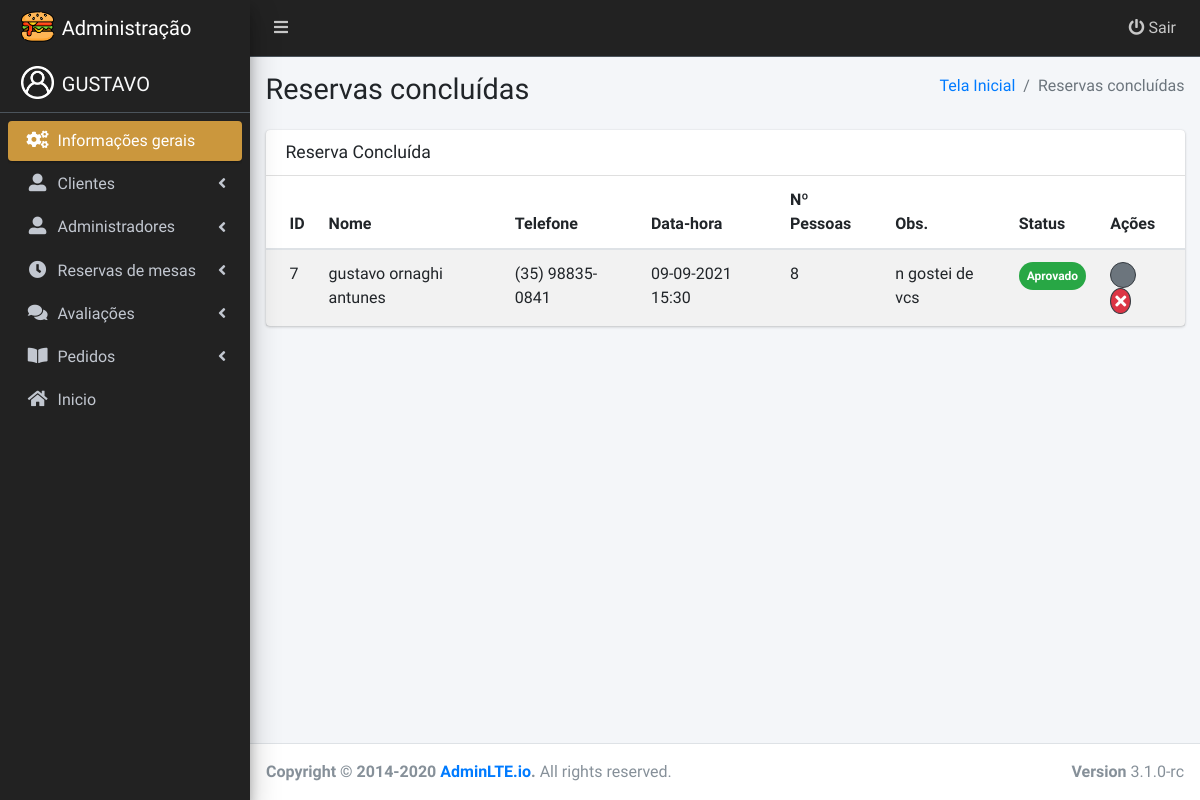
/view/admin/reservaConcluida.php (signed in), run on the app's committed database.
### tables this page shows
CREATE TABLE IF NOT EXISTS `usuario` (
  `id` int(11) NOT NULL AUTO_INCREMENT,
  `nome` varchar(45) NOT NULL,
  `email` varchar(45) NOT NULL,
  `senha` varchar(45) NOT NULL,
  `telefone` varchar(45) NOT NULL,
  PRIMARY KEY (`id`)
);

CREATE TABLE IF NOT EXISTS `reserva` (
  `id` int(11) NOT NULL AUTO_INCREMENT,
  `id_usuario` int(11) NOT NULL,
  `numero_pessoas` int(11) DEFAULT NULL,
  `observacao` varchar(50) DEFAULT NULL,
  `status` varchar(50) NOT NULL,
  `datahora` varchar(50) NOT NULL,
  PRIMARY KEY (`id`),
  KEY `FK_idUsuario` (`id_usuario`)
);

### model/Usuario.php (called while the page is built, shortened)
<?php
class Usuario{
    public function ListarLogado($id) {
        $sql = "SELECT * FROM usuario where id = '$id'";
        $conexao = new PDO('mysql:host=127.0.0.1;dbname=lanchonete2', 'root', '');
        $resultado = $conexao->query($sql);
        $lista = $resultado->fetch();
        return $lista;
    }
}
?>

### model/Reserva.php (called while the page is built, shortened)
<?php
	class Reserva{
		public function listarConcluida(){
			$sql = "SELECT reserva.id, reserva.numero_pessoas, reserva.observacao, reserva.datahora, reserva.status, usuario.nome, usuario.telefone FROM reserva INNER JOIN usuario ON reserva.id_usuario = usuario.id where reserva.status = 'Aprovado'";
			$conexao = new PDO('mysql:host=127.0.0.1;dbname=lanchonete2', 'root', '');
			$resultado = $conexao->query($sql);
			$lista = $resultado->fetchAll();
			return $lista;
		}
	}

### view/admin/reservaConcluida.php (the view, shortened to what this page needs)
<!DOCTYPE html>
<?php
  require_once '../../model/Reserva.php';
  $reserva = new Reserva();
  $lista = $reserva->listarConcluida();
  $logado = $_SESSION['usuario_logado'];
if ($logado == 1) {
  ?>
<html lang="en">
<head>
  <link rel="stylesheet" href="https://pro.fontawesome.com/releases/v5.2.0/css/all.css">
  <link rel="stylesheet" href="https://static.fontawesome.com/css/fontawesome-app.css">
  <link rel="stylesheet" href="dist/css/adminlte.min.css">
</head>
<body class="hold-transition sidebar-mini">
<div class="wrapper">
  <?php
    include("layout/navbar.php");
  ?>
  <?php
    include("layout/sidebar.php");
  ?>
  <div class="content-wrapper">
    <section class="content-header">
      <div class="container-fluid">
        <div class="row mb-2">
          <div class="col-sm-6">
            <h1>Reservas concluídas</h1>
          </div>
          <div class="col-sm-6">
            <ol class="breadcrumb float-sm-right">
              <li class="breadcrumb-item"><a href="index.php">Tela Inicial</a></li>
              <li class="breadcrumb-item active">Reservas concluídas</li>
            </ol>
          </div>
        </div>
      </div>
    </section>
     <section class="content">
      <div class="container-fluid">
        <div class="row">
          <div class="col-md-12">
            <div class="card">
              <div class="card-header">
                <h3 class="card-title">Reserva Concluída</h3>
              </div>
              <div class="card-body p-0">
                <table class="table table-striped">
                  <thead>
                    <tr>
                      <th style="width: 10px">ID</th>
                      <th>Nome</th>
                      <th>Telefone</th>
                      <th>Data-hora</th>
                      <th>Nº Pessoas</th>
                      <th>Obs.</th>
                      <th>Status</th>
                      <th>Ações</th>
                    </tr>
                  </thead>
                  <tbody>
                    <?php foreach ($lista as $linha): ?>
                    <tr>
                      <td><?php echo $linha['id'] ?></td>
                      <td><?php echo $linha['nome'] ?></td>
                      <td><?php echo $linha['telefone'] ?></td>
                      <td><?php echo $linha['datahora'] ?></td>
                      <td><?php echo $linha['numero_pessoas'] ?></td>
                      <td><?php echo $linha['observacao'] ?></td>
                      <td>
                        <span class="teste badge badge-pill bg-success p-2">
                          <?php echo $linha['status'] ?>
                        </span>
                      </td>
                      <td>
                        <i class="taman far fa-check text-light bg-secondary rounded-circle border border-dark p-1"></i>
                        <a href="#" data-toggle="modal" data-target="#excluirReserva<?php echo $linha['id'] ?>"><i class="taman fas fa-times text-light text-center bg-danger rounded-circle border border-dark p-1"></i></a>
                      </td>
                      </tr>
                    <?php endforeach ?>
                  </tbody>
                </table>
              </div>
            </div>
          </div>
        </div>
      </div>
    </section>
  </div>
  <footer class="main-footer">
    <div class="float-right d-none d-sm-block">
      <b>Version</b> 3.1.0-rc
    </div>
    <strong>Copyright &copy; 2014-2020 <a href="https://adminlte.io">AdminLTE.io</a>.</strong> All rights reserved.
  </footer>
</div>
</body>
</html>
<?php } else { header('Location: ../usuario-nao-logado.php'); } ?>

### view/admin/layout/sidebar.php (shortened to what this page needs)
 <?php
    require_once '../../model/Usuario.php';
    $usuarioLogado = new Usuario();
    $usuario = $usuarioLogado->ListarLogado($_SESSION['id_usuario']);
 ?>
<aside class="main-sidebar sidebar-dark-primary elevation-4">
    <a href="index.php" class="brand-link border-0">
      <img src="../assets/img/favicon1.png" alt="AdminLTE Logo" class="brand-image">
      <span class="brand-text font-weight-light">Administração</span>
    </a>
    <a href="#" class="brand-link">
      <img src="dist/img/perfil.png" alt="AdminLTE Logo" class="brand-image">
      <span class="brand-text text-light text-uppercase"><?php echo explode(" ", $usuario['nome'])[0] ?></span>
    </a>
    <div class="sidebar">
      <nav class="mt-2">
        <ul class="nav nav-pills nav-sidebar flex-column" data-widget="treeview" role="menu" data-accordion="false">
          <li class="nav-item">
              <a href="./index.php" class="nav-link active">
                <i class="fas fa-cogs nav-icon"></i>
                <p>Informações gerais</p>
              </a>
          </li>
          <li class="nav-item">
            <a href="#" class="nav-link">
              <i class="nav-icon fas fa-user-alt"></i>
              <p>
                Clientes
                <i class="fas fa-angle-left right"></i>
              </p>
            </a>
          </li>
          <li class="nav-item">
            <a href="#" class="nav-link">
              <i class="nav-icon fas fa-user-alt"></i>
              <p>
                Administradores
                <i class="fas fa-angle-left right"></i>
              </p>
            </a>
          </li>
          <li class="nav-item">
            <a href="#" class="nav-link">
              <i class="nav-icon fas fa-clock"></i>
              <p>
                Reservas de mesas
                <i class="fas fa-angle-left right"></i>
              </p>
            </a>
          </li>
          <li class="nav-item">
            <a href="#" class="nav-link">
              <i class="nav-icon fas fa-comments"></i>
              <p>
                Avaliações
                <i class="fas fa-angle-left right"></i>
              </p>
            </a>
          </li>
          <li class="nav-item">
            <a href="#" class="nav-link">
              <i class="nav-icon fas fa-book-open"></i>
              <p>
                Pedidos
                <i class="fas fa-angle-left right"></i>
              </p>
            </a>
          </li>
          <li class="nav-item">
            <a href="../" class="nav-link">
              <i class="nav-icon fas fa-home"></i>
              <p>
                Inicio
              </p>
            </a>
          </li>
      </nav>
    </div>
  </aside>

### data on the page
usuario: nome "GUSTAVO"
reserva: id "7", id_usuario.nome "gustavo ornaghi antunes", id_usuario.telefone "(35) 98835-0841", datahora "09-09-2021 15:30", numero_pessoas "8", observacao "n gostei de vcs", status "Aprovado"
